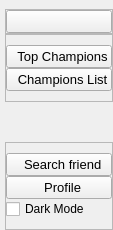
     <widget class="QCustomSlideMenu" name="leftMenuContainer" native="true">
      <property name="maximumSize">
       <size>
        <width>52</width>
        <height>16777215</height>
       </size>
      </property>
      <layout class="QVBoxLayout" name="verticalLayout">
       <property name="spacing">
        <number>0</number>
       </property>
       <property name="leftMargin">
        <number>0</number>
       </property>
       <property name="topMargin">
        <number>9</number>
       </property>
       <property name="rightMargin">
        <number>0</number>
       </property>
       <property name="bottomMargin">
        <number>0</number>
       </property>
       <item>
        <widget class="QWidget" name="leftMenuSubContainer" native="true">
         <layout class="QVBoxLayout" name="verticalLayout_2">
          <property name="spacing">
           <number>0</number>
          </property>
          <property name="leftMargin">
           <number>5</number>
          </property>
          <property name="topMargin">
           <number>0</number>
          </property>
          <property name="rightMargin">
           <number>0</number>
          </property>
          <property name="bottomMargin">
           <number>0</number>
          </property>
          <item alignment="Qt::AlignTop">
           <widget class="QFrame" name="frame">
            <property name="frameShape">
             <enum>QFrame::StyledPanel</enum>
            </property>
            <property name="frameShadow">
             <enum>QFrame::Raised</enum>
            </property>
            <layout class="QHBoxLayout" name="horizontalLayout_8">
             <property name="spacing">
              <number>0</number>
             </property>
             <property name="leftMargin">
              <number>0</number>
             </property>
             <property name="topMargin">
              <number>0</number>
             </property>
             <property name="rightMargin">
              <number>0</number>
             </property>
             <property name="bottomMargin">
              <number>0</number>
             </property>
             <item>
              <widget class="QPushButton" name="menuBtn">
               <property name="font">
                <font>
                 <pointsize>10</pointsize>
                </font>
               </property>
               <property name="toolTip">
                <string>Menu</string>
               </property>
               <property name="text">
                <string />
               </property>
               <property name="icon">
                <iconset resource="../Qss/icons/_icons.qrc">
                 <normaloff>:/feather/icons/feather/align-justify.png</normaloff>:/feather/icons/feather/align-justify.png</iconset>
               </property>
               <property name="iconSize">
                <size>
                 <width>24</width>
                 <height>24</height>
                </size>
               </property>
              </widget>
             </item>
            </layout>
           </widget>
          </item>
          <item alignment="Qt::AlignTop">
           <widget class="QFrame" name="frame_2">
            <property name="sizePolicy">
             <sizepolicy hsizetype="Preferred" vsizetype="Preferred">
              <horstretch>0</horstretch>
              <verstretch>0</verstretch>
             </sizepolicy>
            </property>
            <property name="frameShape">
             <enum>QFrame::StyledPanel</enum>
            </property>
            <property name="frameShadow">
             <enum>QFrame::Raised</enum>
            </property>
            <layout class="QVBoxLayout" name="verticalLayout_4">
             <property name="spacing">
              <number>0</number>
             </property>
             <property name="leftMargin">
              <number>0</number>
             </property>
             <property name="topMargin">
              <number>10</number>
             </property>
             <property name="rightMargin">
              <number>0</number>
             </property>
             <property name="bottomMargin">
              <number>10</number>
             </property>
             <item>
              <widget class="QPushButton" name="topBtn">
               <property name="sizePolicy">
                <sizepolicy hsizetype="Minimum" vsizetype="Fixed">
                 <horstretch>0</horstretch>
                 <verstretch>0</verstretch>
                </sizepolicy>
               </property>
               <property name="font">
                <font>
                 <pointsize>10</pointsize>
                </font>
               </property>
               <property name="toolTip">
                <string>TopChampions</string>
               </property>
               <property name="layoutDirection">
                <enum>Qt::LeftToRight</enum>
               </property>
               <property name="text">
                <string>  Top Champions</string>
               </property>
               <property name="icon">
                <iconset resource="../Qss/icons/_icons.qrc">
                 <normaloff>:/font_awesome_solid/icons/font_awesome/solid/crown.png</normaloff>:/font_awesome_solid/icons/font_awesome/solid/crown.png</iconset>
               </property>
               <property name="iconSize">
                <size>
                 <width>24</width>
                 <height>24</height>
                </size>
               </property>
              </widget>
             </item>
             <item>
              <widget class="QPushButton" name="championsBtn">
               <property name="font">
                <font>
                 <pointsize>10</pointsize>
                </font>
               </property>
               <property name="toolTip">
                <string>ChampionsList</string>
               </property>
               <property name="text">
                <string>  Champions List</string>
               </property>
               <property name="icon">
                <iconset resource="../Qss/icons/_icons.qrc">
                 <normaloff>:/feather/icons/feather/list.png</normaloff>:/feather/icons/feather/list.png</iconset>
               </property>
               <property name="iconSize">
                <size>
                 <width>24</width>
                 <height>24</height>
                </size>
               </property>
              </widget>
             </item>
            </layout>
           </widget>
          </item>
          <item>
           <spacer name="verticalSpacer">
            <property name="orientation">
             <enum>Qt::Vertical</enum>
            </property>
            <property name="sizeHint" stdset="0">
             <size>
              <width>20</width>
              <height>40</height>
             </size>
            </property>
           </spacer>
          </item>
          <item alignment="Qt::AlignBottom">
           <widget class="QFrame" name="frame_3">
            <property name="frameShape">
             <enum>QFrame::StyledPanel</enum>
            </property>
            <property name="frameShadow">
             <enum>QFrame::Raised</enum>
            </property>
            <layout class="QVBoxLayout" name="verticalLayout_5">
             <property name="spacing">
              <number>0</number>
             </property>
             <property name="leftMargin">
              <number>0</number>
             </property>
             <property name="topMargin">
              <number>10</number>
             </property>
             <property name="rightMargin">
              <number>0</number>
             </property>
             <property name="bottomMargin">
              <number>10</number>
             </property>
             <item>
              <widget class="QPushButton" name="searchBtn">
               <property name="font">
                <font>
                 <pointsize>10</pointsize>
                </font>
               </property>
               <property name="toolTip">
                <string>SearchFriend</string>
               </property>
               <property name="text">
                <string>  Search friend</string>
               </property>
               <property name="icon">
                <iconset resource="../Qss/icons/_icons.qrc">
                 <normaloff>:/feather/icons/feather/search.png</normaloff>:/feather/icons/feather/search.png</iconset>
               </property>
               <property name="iconSize">
                <size>
                 <width>24</width>
                 <height>24</height>
                </size>
               </property>
              </widget>
             </item>
             <item>
              <widget class="QPushButton" name="profileBtn">
               <property name="font">
                <font>
                 <pointsize>10</pointsize>
                </font>
               </property>
               <property name="toolTip">
                <string>Profile</string>
               </property>
               <property name="text">
                <string>  Profile</string>
               </property>
               <property name="icon">
                <iconset resource="../Qss/icons/_icons.qrc">
                 <normaloff>:/feather/icons/feather/user.png</normaloff>:/feather/icons/feather/user.png</iconset>
               </property>
               <property name="iconSize">
                <size>
                 <width>24</width>
                 <height>24</height>
                </size>
               </property>
              </widget>
             </item>
             <item>
              <widget class="QCustomCheckBox" name="checkBox_app">
               <property name="minimumSize">
                <size>
                 <width>50</width>
                 <height>0</height>
                </size>
               </property>
               <property name="maximumSize">
                <size>
                 <width>16777201</width>
                 <height>16777215</height>
                </size>
               </property>
               <property name="text">
                <string>Dark Mode</string>
               </property>
               <property name="icon">
                <iconset resource="../Qss/icons/_icons.qrc">
                 <normaloff>:/material_design/icons/material_design/mode_night.png</normaloff>:/material_design/icons/material_design/mode_night.png</iconset>
               </property>
               <property name="iconSize">
                <size>
                 <width>16</width>
                 <height>16</height>
                </size>
               </property>
              </widget>
             </item>
            </layout>
           </widget>
          </item>
         </layout>
        </widget>
       </item>
      </layout>
     </widget>
